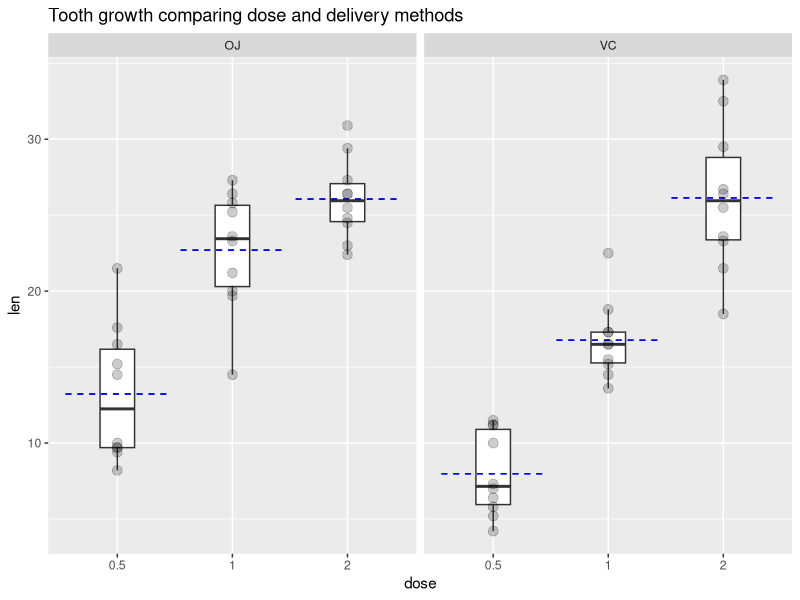

Write R code to recreate this figure. (Note: this script raises an error after producing the figure.)
## ---- chunk 1
# load required libraries
library(ggplot2); library(dplyr); library(Hmisc)
# load ToothGrowth data into a dataframe
tg <- datasets::ToothGrowth
## ---- chunk 2
oj_mean <- filter(tg, supp == "OJ") %>% select(len) %>% summarise(mean(len))
vc_mean <- filter(tg, supp == "VC") %>% select(len) %>% summarise(mean(len))
one_half_mean <- filter(tg, dose == 0.5) %>% select(len) %>% summarise(mean(len))
one_mean <- filter(tg, dose == 1.0) %>% select(len) %>% summarise(mean(len))
two_mean <- filter(tg, dose == 2.0) %>% select(len) %>% summarise(mean(len))

# by delivery method
c(pull(oj_mean), pull(vc_mean))
# by dose
c(pull(one_half_mean), pull(one_mean), pull(two_mean))
## ---- chunk 3
# Plot the results by the six groups
g3 <- ggplot(tg, aes(y = len, x = as.character(dose))) + geom_boxplot(outlier.shape = NA, width = 0.3) + stat_summary(aes(ymax = ..y.., ymin = ..y..),fun.y = mean, color='blue', geom="errorbar", linetype = "dashed") + geom_point(alpha = 0.2, size = 3) + labs(title = "Tooth growth comparing dose and delivery methods", x = "dose") + facet_grid(.~supp); g3
## ---- chunk 4
t_test_result <- t.test(len ~ supp, paired = FALSE, var.equal = FALSE, data = tg)
t_test_result$conf.int
## ---- chunk 5
t_test_result <- t.test(len ~ dose, paired = FALSE, var.equal = FALSE, data = tg[tg$dose == 0.5 | tg$dose ==2,])
t_test_result$conf.int
## ---- chunk 6
describe(tg)
## ---- chunk 7
# Show the mean for each group
tg %>%
    group_by(supp, dose) %>%
    summarise(mean = mean(len))
